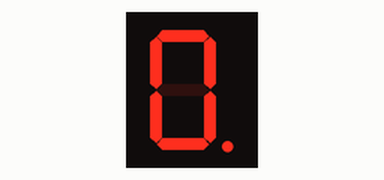
Simulated run of this sketch. Board: Arduino Uno, built with avr-gcc and run on an emulated ATmega328P. Shown: 1-digit seven-segment display. Wiring (inferred from the names in the program): 1-digit 7-segment display, segments lit when LOW: segments pin 3, pin 4, pin 5, pin 6, pin 7, pin 8, pin 9, pin 2. The segment pins are drawn as the display they are named for.

Above: at 0.15 s.

The sketch:

blink_dp.ino
```cpp
/*
 * Test del Display 7 Segmenti a Catodo Comune collegato su pin 2..9
 *
 * Visualizza l'esperienza di laboratorio completa:
 * https://youtu.be/eWZZ-GNG15Y
 *
 */


#define  SEG_A   2
#define  SEG_B   3
#define  SEG_C   4
#define  SEG_D   5
#define  SEG_E   6
#define  SEG_F   7
#define  SEG_G   8
#define  SEG_DP  9


void setup()
{
  pinMode(SEG_A, OUTPUT);
  pinMode(SEG_B, OUTPUT);
  pinMode(SEG_C, OUTPUT);
  pinMode(SEG_D, OUTPUT);
  pinMode(SEG_E, OUTPUT);
  pinMode(SEG_F, OUTPUT);
  pinMode(SEG_G, OUTPUT);
  pinMode(SEG_DP, OUTPUT);
}

void loop()
{
  digitalWrite(SEG_DP, HIGH);
  delay(300);
  digitalWrite(SEG_DP, LOW);
  delay(300);
}
```
